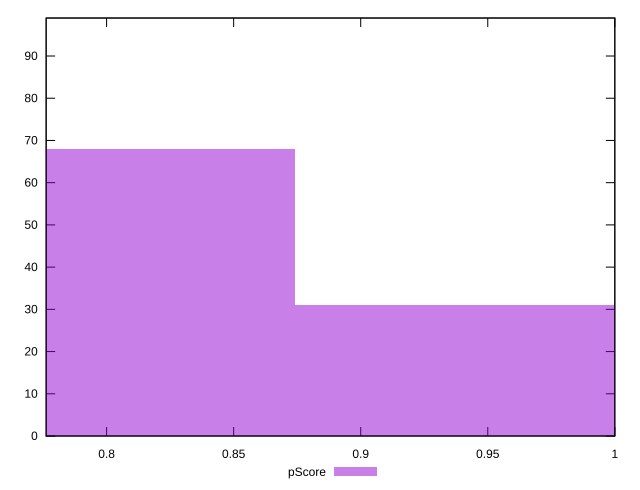

Write gnuplot code to recreate this figure.
reset

$pScore <<EOF
0.7768598109285888 68
0.971074763660736 31
EOF

set key outside below
set boxwidth 0.1942149527321472
set xrange [0.7762113550987152:0.9999999652181568]
set yrange [0:99]
set trange [0:99]
set style fill transparent solid 0.5 noborder
set terminal svg size 640, 490 enhanced background rgb 'white'
set output "report/report_00029_2021-02-24T13-36-40.390Z/cumulative-layout-shift/samples/card/pScore/histogram.svg"

plot $pScore title "pScore" with boxes

reset
